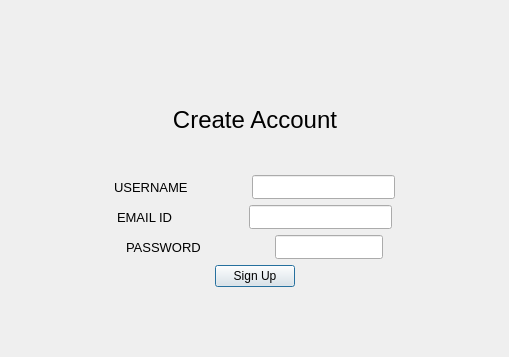
<?xml version="1.0" encoding="UTF-8"?>
<ui version="4.0">
 <class>Signup</class>
 <widget class="QDialog" name="Signup">
  <property name="geometry">
   <rect>
    <x>0</x>
    <y>0</y>
    <width>509</width>
    <height>357</height>
   </rect>
  </property>
  <property name="windowTitle">
   <string>Dialog</string>
  </property>
  <property name="modal">
   <bool>true</bool>
  </property>
  <layout class="QGridLayout" name="gridLayout">
   <item row="0" column="0">
    <layout class="QVBoxLayout" name="verticalLayout_3">
     <item>
      <spacer name="verticalSpacer">
       <property name="orientation">
        <enum>Qt::Vertical</enum>
       </property>
       <property name="sizeHint" stdset="0">
        <size>
         <width>20</width>
         <height>40</height>
        </size>
       </property>
      </spacer>
     </item>
     <item>
      <layout class="QVBoxLayout" name="verticalLayout_2">
       <item>
        <layout class="QHBoxLayout" name="horizontalLayout_3">
         <item>
          <spacer name="horizontalSpacer_4">
           <property name="orientation">
            <enum>Qt::Horizontal</enum>
           </property>
           <property name="sizeHint" stdset="0">
            <size>
             <width>40</width>
             <height>20</height>
            </size>
           </property>
          </spacer>
         </item>
         <item>
          <widget class="QLabel" name="label_4">
           <property name="minimumSize">
            <size>
             <width>202</width>
             <height>99</height>
            </size>
           </property>
           <property name="maximumSize">
            <size>
             <width>202</width>
             <height>99</height>
            </size>
           </property>
           <property name="font">
            <font>
             <pointsize>18</pointsize>
            </font>
           </property>
           <property name="text">
            <string>Create Account</string>
           </property>
           <property name="alignment">
            <set>Qt::AlignCenter</set>
           </property>
          </widget>
         </item>
         <item>
          <spacer name="horizontalSpacer_5">
           <property name="orientation">
            <enum>Qt::Horizontal</enum>
           </property>
           <property name="sizeHint" stdset="0">
            <size>
             <width>40</width>
             <height>20</height>
            </size>
           </property>
          </spacer>
         </item>
        </layout>
       </item>
       <item>
        <layout class="QHBoxLayout" name="horizontalLayout_6">
         <item>
          <spacer name="horizontalSpacer_3">
           <property name="orientation">
            <enum>Qt::Horizontal</enum>
           </property>
           <property name="sizeHint" stdset="0">
            <size>
             <width>40</width>
             <height>20</height>
            </size>
           </property>
          </spacer>
         </item>
         <item>
          <layout class="QVBoxLayout" name="verticalLayout">
           <item>
            <layout class="QHBoxLayout" name="horizontalLayout_2">
             <item>
              <spacer name="horizontalSpacer_13">
               <property name="orientation">
                <enum>Qt::Horizontal</enum>
               </property>
               <property name="sizeHint" stdset="0">
                <size>
                 <width>40</width>
                 <height>20</height>
                </size>
               </property>
              </spacer>
             </item>
             <item>
              <widget class="QLabel" name="label">
               <property name="minimumSize">
                <size>
                 <width>92</width>
                 <height>24</height>
                </size>
               </property>
               <property name="maximumSize">
                <size>
                 <width>92</width>
                 <height>24</height>
                </size>
               </property>
               <property name="font">
                <font>
                 <pointsize>10</pointsize>
                </font>
               </property>
               <property name="text">
                <string>USERNAME</string>
               </property>
              </widget>
             </item>
             <item>
              <spacer name="horizontalSpacer_14">
               <property name="orientation">
                <enum>Qt::Horizontal</enum>
               </property>
               <property name="sizeHint" stdset="0">
                <size>
                 <width>40</width>
                 <height>20</height>
                </size>
               </property>
              </spacer>
             </item>
             <item>
              <widget class="QLineEdit" name="uname_lineEdit">
               <property name="minimumSize">
                <size>
                 <width>143</width>
                 <height>24</height>
                </size>
               </property>
               <property name="maximumSize">
                <size>
                 <width>143</width>
                 <height>24</height>
                </size>
               </property>
              </widget>
             </item>
             <item>
              <spacer name="horizontalSpacer_15">
               <property name="orientation">
                <enum>Qt::Horizontal</enum>
               </property>
               <property name="sizeHint" stdset="0">
                <size>
                 <width>40</width>
                 <height>20</height>
                </size>
               </property>
              </spacer>
             </item>
            </layout>
           </item>
           <item>
            <layout class="QHBoxLayout" name="horizontalLayout_4">
             <item>
              <spacer name="horizontalSpacer_10">
               <property name="orientation">
                <enum>Qt::Horizontal</enum>
               </property>
               <property name="sizeHint" stdset="0">
                <size>
                 <width>40</width>
                 <height>20</height>
                </size>
               </property>
              </spacer>
             </item>
             <item>
              <widget class="QLabel" name="label_3">
               <property name="minimumSize">
                <size>
                 <width>82</width>
                 <height>24</height>
                </size>
               </property>
               <property name="maximumSize">
                <size>
                 <width>82</width>
                 <height>24</height>
                </size>
               </property>
               <property name="font">
                <font>
                 <pointsize>10</pointsize>
                </font>
               </property>
               <property name="text">
                <string>EMAIL ID</string>
               </property>
              </widget>
             </item>
             <item>
              <spacer name="horizontalSpacer_11">
               <property name="orientation">
                <enum>Qt::Horizontal</enum>
               </property>
               <property name="sizeHint" stdset="0">
                <size>
                 <width>40</width>
                 <height>20</height>
                </size>
               </property>
              </spacer>
             </item>
             <item>
              <widget class="QLineEdit" name="email_lineEdit">
               <property name="minimumSize">
                <size>
                 <width>143</width>
                 <height>24</height>
                </size>
               </property>
               <property name="maximumSize">
                <size>
                 <width>143</width>
                 <height>24</height>
                </size>
               </property>
              </widget>
             </item>
             <item>
              <spacer name="horizontalSpacer_12">
               <property name="orientation">
                <enum>Qt::Horizontal</enum>
               </property>
               <property name="sizeHint" stdset="0">
                <size>
                 <width>40</width>
                 <height>20</height>
                </size>
               </property>
              </spacer>
             </item>
            </layout>
           </item>
           <item>
            <layout class="QHBoxLayout" name="horizontalLayout_5">
             <item>
              <spacer name="horizontalSpacer_7">
               <property name="orientation">
                <enum>Qt::Horizontal</enum>
               </property>
               <property name="sizeHint" stdset="0">
                <size>
                 <width>40</width>
                 <height>20</height>
                </size>
               </property>
              </spacer>
             </item>
             <item>
              <widget class="QLabel" name="label_2">
               <property name="minimumSize">
                <size>
                 <width>92</width>
                 <height>24</height>
                </size>
               </property>
               <property name="font">
                <font>
                 <pointsize>10</pointsize>
                </font>
               </property>
               <property name="text">
                <string>PASSWORD</string>
               </property>
              </widget>
             </item>
             <item>
              <spacer name="horizontalSpacer_8">
               <property name="orientation">
                <enum>Qt::Horizontal</enum>
               </property>
               <property name="sizeHint" stdset="0">
                <size>
                 <width>40</width>
                 <height>20</height>
                </size>
               </property>
              </spacer>
             </item>
             <item>
              <widget class="QLineEdit" name="password_lineEdit">
               <property name="maximumSize">
                <size>
                 <width>143</width>
                 <height>24</height>
                </size>
               </property>
              </widget>
             </item>
             <item>
              <spacer name="horizontalSpacer_9">
               <property name="orientation">
                <enum>Qt::Horizontal</enum>
               </property>
               <property name="sizeHint" stdset="0">
                <size>
                 <width>40</width>
                 <height>20</height>
                </size>
               </property>
              </spacer>
             </item>
            </layout>
           </item>
          </layout>
         </item>
         <item>
          <spacer name="horizontalSpacer_6">
           <property name="orientation">
            <enum>Qt::Horizontal</enum>
           </property>
           <property name="sizeHint" stdset="0">
            <size>
             <width>40</width>
             <height>20</height>
            </size>
           </property>
          </spacer>
         </item>
        </layout>
       </item>
       <item>
        <layout class="QHBoxLayout" name="horizontalLayout">
         <item>
          <spacer name="horizontalSpacer">
           <property name="orientation">
            <enum>Qt::Horizontal</enum>
           </property>
           <property name="sizeHint" stdset="0">
            <size>
             <width>40</width>
             <height>20</height>
            </size>
           </property>
          </spacer>
         </item>
         <item>
          <widget class="QPushButton" name="signup_btn">
           <property name="text">
            <string>Sign Up</string>
           </property>
          </widget>
         </item>
         <item>
          <spacer name="horizontalSpacer_2">
           <property name="orientation">
            <enum>Qt::Horizontal</enum>
           </property>
           <property name="sizeHint" stdset="0">
            <size>
             <width>40</width>
             <height>20</height>
            </size>
           </property>
          </spacer>
         </item>
        </layout>
       </item>
      </layout>
     </item>
     <item>
      <spacer name="verticalSpacer_2">
       <property name="orientation">
        <enum>Qt::Vertical</enum>
       </property>
       <property name="sizeHint" stdset="0">
        <size>
         <width>20</width>
         <height>40</height>
        </size>
       </property>
      </spacer>
     </item>
    </layout>
   </item>
  </layout>
 </widget>
 <resources/>
 <connections>
  <connection>
   <sender>signup_btn</sender>
   <signal>clicked()</signal>
   <receiver>Signup</receiver>
   <slot>close()</slot>
   <hints>
    <hint type="sourcelabel">
     <x>300</x>
     <y>301</y>
    </hint>
    <hint type="destinationlabel">
     <x>434</x>
     <y>294</y>
    </hint>
   </hints>
  </connection>
 </connections>
</ui>
